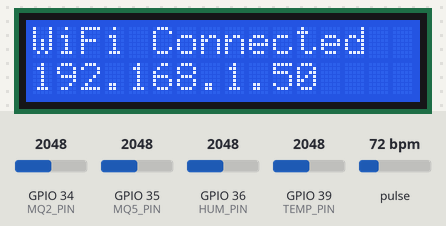
Bench run of a sketch on a simulated ESP32. Parts: 16×2 character LCD. The test bench sets the inputs (shaded band); at power-on: GPIO 34 (MQ2_PIN) = 2048, GPIO 35 (MQ5_PIN) = 2048, GPIO 36 (HUM_PIN) = 2048, GPIO 39 (TEMP_PIN) = 2048, pulse 72 bpm. WiFi joins after 1.5 s; servers stay silent unless stated; uploads are accepted with an empty reply; what the sketch prints to the serial monitor is not drawn.

Above: at 4.1 s.
At 20.5 s:
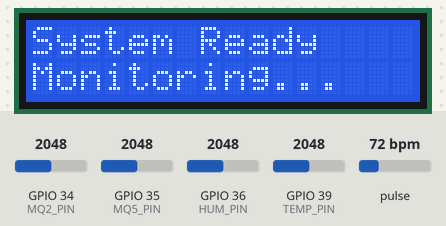
20.6 s: GPIO 34 (MQ2_PIN) set to 1228
At 22.8 s:
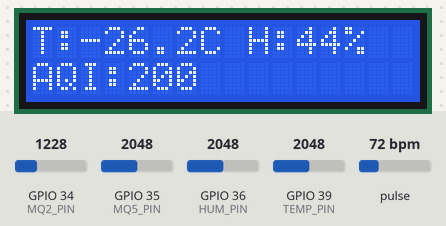
At 26.4 s:
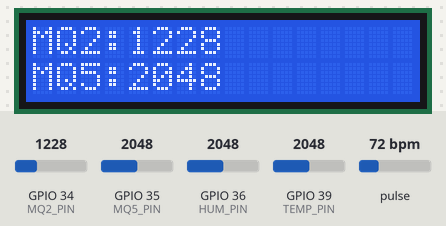
Timing chart, 0 to 27.9 s (numbered marks = the images above; inputs shaded):
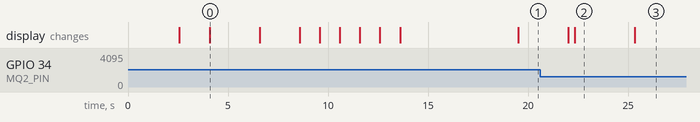

Measured:
- what the display in image 0 shows lasts 2.5 s, from 4.1 s to 6.6 s
- what the display in image 2 shows lasts 3.0 s, from 22.3 s to 25.3 s

The sketch:

air_quality_monitor.ino
```cpp
#include <WiFi.h>
#include <HTTPClient.h>
#include <ArduinoJson.h>
#include <Wire.h>
#include <LiquidCrystal.h>
#include "MAX30105.h"
#include <math.h>

//======================================================
// WIFI CREDENTIALS
//======================================================

const char* ssid     = "YOUR_WIFI_NAME";
const char* password  = "YOUR_WIFI_PASSWORD";

//======================================================
// SERVER ENDPOINT
//======================================================

const char* serverUrl = "http://192.168.1.100:8000/api/sensor-data";

//======================================================
// SEND TIMER
//======================================================

unsigned long lastSend    = 0;
const long    sendInterval = 5000;  // 5 seconds

//======================================================
// LCD PINS
//======================================================

LiquidCrystal lcd(14, 27, 26, 25, 33, 32);

//======================================================
// MAX30105 (SEN-16474)
//======================================================

MAX30105 particleSensor;

//======================================================
// SENSOR PINS
//======================================================

#define MQ2_PIN   34
#define MQ5_PIN   35

#define HUM_PIN   36      // VP
#define TEMP_PIN  39      // VN

//======================================================
// ADC SETTINGS
//======================================================

#define ADC_REF 3.3
#define ADC_MAX 4095.0

//======================================================
// MQ Thresholds
//======================================================

#define MQ2_LOW      350
#define MQ2_MEDIUM   800
#define MQ2_HIGH     1500

#define MQ5_LOW      800
#define MQ5_MEDIUM   2000
#define MQ5_HIGH     2500

//======================================================
// GLOBAL VARIABLES
//======================================================

int mq2Value = 0;
int mq5Value = 0;

int humRaw = 0;
int tempRaw = 0;

float humidity = 0;
float temperature = 0;

long dustIR = 0;

float estimatedAQI = 0;

String gasStatus = "";
String airStatus = "";

//======================================================
// ADC Averaging
//======================================================

int readAverage(int pin)
{
    long total = 0;

    for(int i=0;i<10;i++)
    {
        total += analogRead(pin);
        delay(2);
    }

    return total/10;
}

//======================================================
// Temperature
//======================================================

float calcTemperature(int raw)
{
    float voltage = raw * (ADC_REF / ADC_MAX);

    float temp =
        5.26 * pow(voltage,3)
      -27.34 * pow(voltage,2)
      +68.87 * voltage
      -29.0;

    // Temporary calibration
    temp -= 60;

    return temp;
}

//======================================================
// Humidity
//======================================================

float calcHumidity(int raw)
{
    float voltage = raw * (ADC_REF / ADC_MAX);

    float hum =
      ((voltage-0.8)/(2.7-0.8))*100.0;

    hum = constrain(hum,0,100);

    return hum;
}

//======================================================
// Estimated AQI
//======================================================

float calculateAQI(int mq2,int mq5)
{
    float aqi1 = (mq2/ADC_MAX)*500.0;
    float aqi2 = (mq5/ADC_MAX)*500.0;

    return (aqi1+aqi2)/2.0;
}

//======================================================
// Air Quality Status
//======================================================

String getAQIStatus(float aqi)
{
    if(aqi<=50)
        return "Good";

    if(aqi<=100)
        return "Moderate";

    if(aqi<=150)
        return "Unhealthy";

    if(aqi<=200)
        return "Very Bad";

    return "Hazardous";
}

//======================================================
// Advanced Gas Detection
//======================================================

String detectGasLevel(int mq2, int mq5)
{
    if (mq2 < 300 && mq5 < 700)
        return "SAFE";

    else if (mq2 < 500 && mq5 < 1800)
        return "SAFE";

    else if (mq2 < 900 && mq5 < 2200)
        return "MEDIUM";

    else if (mq2 < 1500 && mq5 < 3000)
        return "HIGH";

    else
        return "DANGER";
}

//======================================================
// Map gas status to API format (SAFE / DANGER)
//======================================================

String getApiGasStatus(String status)
{
    if (status == "SAFE" || status == "LOW")
        return "SAFE";

    return "DANGER";
}

//======================================================
// Map air status to API format
//======================================================

String getApiAirStatus(String status)
{
    if (status == "Very Bad")
        return "Unhealthy";

    return status;
}

//======================================================
// Read All Sensors
//======================================================

void readSensors()
{
    mq2Value = readAverage(MQ2_PIN);
    mq5Value = readAverage(MQ5_PIN);
    humRaw   = readAverage(HUM_PIN);
    tempRaw  = readAverage(TEMP_PIN);

    humidity      = calcHumidity(humRaw);
    temperature   = calcTemperature(tempRaw);
    dustIR        = particleSensor.getIR();
    estimatedAQI  = calculateAQI(mq2Value, mq5Value);
    gasStatus     = detectGasLevel(mq2Value, mq5Value);
    airStatus     = getAQIStatus(estimatedAQI);
}

//======================================================
// SEND DATA TO LARAVEL API
//======================================================

void sendToServer()
{
    if (WiFi.status() != WL_CONNECTED)
    {
        Serial.println("[WiFi] Not connected. Skipping send.");
        return;
    }

    // Build JSON
    StaticJsonDocument<512> doc;
    doc["temperature"]   = round(temperature * 10.0) / 10.0;
    doc["humidity"]      = round(humidity * 10.0) / 10.0;
    doc["mq2"]           = mq2Value;
    doc["mq5"]           = mq5Value;
    doc["dust"]          = (int)dustIR;
    doc["estimated_aqi"] = (int)estimatedAQI;
    doc["gas_status"]    = getApiGasStatus(gasStatus);
    doc["air_status"]    = getApiAirStatus(airStatus);

    String payload;
    serializeJson(doc, payload);

    Serial.println("[API] Sending payload:");
    Serial.println(payload);

    // HTTP POST
    HTTPClient http;
    http.begin(serverUrl);
    http.addHeader("Content-Type", "application/json");
    http.setTimeout(5000);

    int httpResponseCode = http.POST(payload);

    if (httpResponseCode > 0)
    {
        Serial.print("[API] Response code: ");
        Serial.println(httpResponseCode);

        if (httpResponseCode == 201)
            Serial.println("[API] Data stored successfully!");
        else
            Serial.println("[API] Unexpected response.");
    }
    else
    {
        Serial.print("[API] Error: ");
        Serial.println(http.errorToString(httpResponseCode));
    }

    http.end();
}

//======================================================
// SETUP
//======================================================

void setup()
{
    Serial.begin(115200);

    //----------------------------------------------
    // LCD Initialize
    //----------------------------------------------
    lcd.begin(16,2);
    lcd.clear();

    lcd.setCursor(0,0);
    lcd.print(" Smart Air ");
    lcd.setCursor(0,1);
    lcd.print(" Monitoring ");
    delay(2500);

    //----------------------------------------------
    // WiFi Connect
    //----------------------------------------------
    lcd.clear();
    lcd.setCursor(0,0);
    lcd.print("Connecting");
    lcd.setCursor(0,1);
    lcd.print("WiFi...");

    Serial.println("[WiFi] Connecting to ");
    Serial.println(ssid);

    WiFi.begin(ssid, password);

    int wifiTimeout = 0;
    while (WiFi.status() != WL_CONNECTED)
    {
        delay(500);
        Serial.print(".");
        wifiTimeout++;

        // Timeout after 20 seconds
        if (wifiTimeout > 40)
        {
            Serial.println();
            Serial.println("[WiFi] Connection FAILED!");
            lcd.clear();
            lcd.setCursor(0,0);
            lcd.print("WiFi Failed!");
            lcd.setCursor(0,1);
            lcd.print("Check Credentials");
            delay(3000);
            break;
        }
    }

    if (WiFi.status() == WL_CONNECTED)
    {
        Serial.println();
        Serial.print("[WiFi] Connected! IP: ");
        Serial.println(WiFi.localIP());

        lcd.clear();
        lcd.setCursor(0,0);
        lcd.print("WiFi Connected");
        lcd.setCursor(0,1);
        lcd.print(WiFi.localIP());
        delay(2500);
    }

    //----------------------------------------------
    // I2C Start
    //----------------------------------------------
    lcd.clear();
    lcd.setCursor(0,0);
    lcd.print("Initializing");
    lcd.setCursor(0,1);
    lcd.print("Sensors...");
    delay(2000);

    Wire.begin();

    //----------------------------------------------
    // Dust Sensor Initialization
    //----------------------------------------------
    if(!particleSensor.begin(Wire,I2C_SPEED_FAST))
    {
        Serial.println("MAX30105 NOT FOUND!");

        lcd.clear();
        lcd.setCursor(0,0);
        lcd.print("Dust Sensor");
        lcd.setCursor(0,1);
        lcd.print("Not Found!");

        while(1);
    }

    particleSensor.setup();
    Serial.println("Dust Sensor Ready");

    //----------------------------------------------
    // MQ Sensor Warmup
    //----------------------------------------------
    lcd.clear();
    lcd.setCursor(0,0);
    lcd.print("MQ Warmup");

    for(int i=5;i>=1;i--)
    {
        lcd.setCursor(0,1);
        lcd.print("Wait ");
        lcd.print(i);
        lcd.print(" sec   ");

        Serial.print("MQ Warmup : ");
        Serial.println(i);

        delay(1000);
    }

    lcd.clear();
    lcd.setCursor(0,0);
    lcd.print("Reading");
    lcd.setCursor(0,1);
    lcd.print("Baseline...");
    delay(2000);

    //----------------------------------------------
    // Read initial values
    //----------------------------------------------
    for(int i=0;i<20;i++)
    {
        readSensors();
        delay(100);
    }

    Serial.println("--------------------------------");
    Serial.println("System Started Successfully");
    Serial.println("--------------------------------");

    lcd.clear();
    lcd.setCursor(0,0);
    lcd.print("System Ready");
    lcd.setCursor(0,1);
    lcd.print("Monitoring...");
    delay(2500);

    lcd.clear();
}

//======================================================
// LOOP
//======================================================

void loop()
{
    // Read all sensors
    readSensors();

    //----------------------------------------------
    // Send to server every 5 seconds
    //----------------------------------------------
    if (millis() - lastSend >= sendInterval)
    {
        lastSend = millis();
        sendToServer();
    }

    //----------------------------------------------
    // Serial Monitor
    //----------------------------------------------
    Serial.println("================================================");

    Serial.print("Temperature : ");
    Serial.print(temperature,1);
    Serial.println(" C");

    Serial.print("Humidity    : ");
    Serial.print(humidity,1);
    Serial.println(" %");

    Serial.print("MQ2         : ");
    Serial.println(mq2Value);

    Serial.print("MQ5         : ");
    Serial.println(mq5Value);

    Serial.print("Dust(IR)    : ");
    Serial.println(dustIR);

    Serial.print("AQI         : ");
    Serial.println(estimatedAQI,1);

    Serial.print("Air Status  : ");
    Serial.println(airStatus);

    Serial.print("Gas Status  : ");
    Serial.println(gasStatus);

    Serial.println("================================================");

    //----------------------------------------------
    // LCD PAGE 1
    //----------------------------------------------
    lcd.clear();
    lcd.setCursor(0,0);
    lcd.print("T:");
    lcd.print(temperature,1);
    lcd.print("C");
    lcd.setCursor(9,0);
    lcd.print("H:");
    lcd.print((int)humidity);
    lcd.print("%");
    lcd.setCursor(0,1);
    lcd.print("AQI:");
    lcd.print((int)estimatedAQI);
    delay(3000);

    //----------------------------------------------
    // LCD PAGE 2
    //----------------------------------------------
    lcd.clear();
    lcd.setCursor(0,0);
    lcd.print("MQ2:");
    lcd.print(mq2Value);
    lcd.setCursor(0,1);
    lcd.print("MQ5:");
    lcd.print(mq5Value);
    delay(3000);

    //----------------------------------------------
    // LCD PAGE 3
    //----------------------------------------------
    lcd.clear();
    lcd.setCursor(0,0);
    lcd.print("Gas:");
    lcd.print(gasStatus);
    lcd.setCursor(0,1);
    lcd.print(airStatus);
    delay(3000);

    //----------------------------------------------
    // LCD PAGE 4
    //----------------------------------------------
    lcd.clear();
    lcd.setCursor(0,0);
    lcd.print("Dust:");
    lcd.print(dustIR);
    lcd.setCursor(0,1);

    if(dustIR < 100)
        lcd.print("Very Clean");
    else if(dustIR < 300)
        lcd.print("Clean");
    else if(dustIR < 600)
        lcd.print("Moderate");
    else if(dustIR < 1000)
        lcd.print("Dusty");
    else
        lcd.print("Heavy Dust");
    delay(3000);

    //----------------------------------------------
    // LCD PAGE 5
    //----------------------------------------------
    lcd.clear();
    if(gasStatus=="SAFE")
    {
        lcd.setCursor(0,0);
        lcd.print("AIR IS SAFE");
        lcd.setCursor(0,1);
        lcd.print("Enjoy :)");
    }
    else if(gasStatus=="LOW")
    {
        lcd.setCursor(0,0);
        lcd.print("LOW GAS");
        lcd.setCursor(0,1);
        lcd.print("Be Careful");
    }
    else if(gasStatus=="MEDIUM")
    {
        lcd.setCursor(0,0);
        lcd.print("WARNING!");
        lcd.setCursor(0,1);
        lcd.print("Open Window");
    }
    else
    {
        lcd.setCursor(0,0);
        lcd.print("DANGER GAS!");
        lcd.setCursor(0,1);
        lcd.print("Evacuate!");
    }
    delay(3000);
}
```
